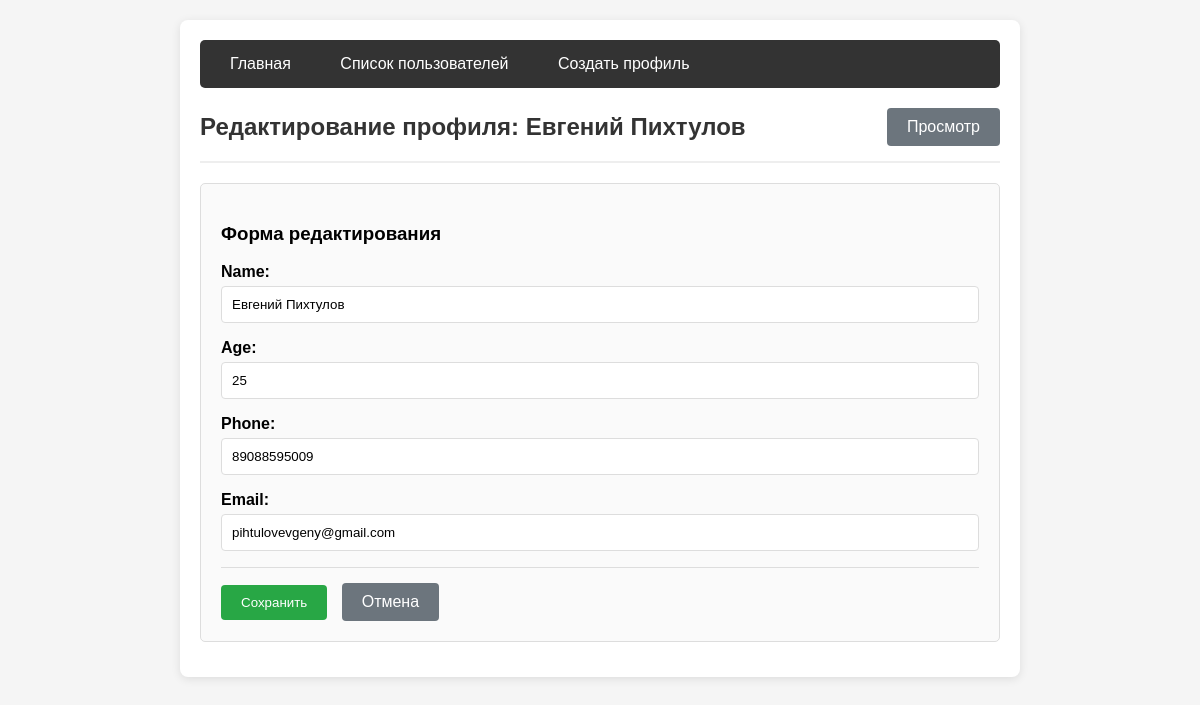
/edit_profile/1/, run on the app's committed database.
### main_app/models.py (models this page shows, shortened)
class User(models.Model):
    name = models.CharField(max_length=100)
    age = models.IntegerField()
    phone = models.CharField(max_length=20)
    email = models.EmailField()
    created_at = models.DateTimeField(auto_now_add=True)
    class Meta:
        ordering = ['-created_at']

### main_app/views.py (the view)
# urls.py: path('edit_profile/<int:user_id>/', views.edit_profile, name='edit_profile'),
def edit_profile(request, user_id):
    try:
        user = User.objects.get(id=user_id)
    except User.DoesNotExist:
        return HttpResponseNotFound('<h2>User profile with id={} not found</h2>'.format(user_id))
    if request.method == 'POST':
        form = UserForm(request.POST, instance=user)
        if form.is_valid():
            form.save()
            return redirect('user_profile', user_id=user_id)
        else:
            return redirect('user_profile', user_id=user_id)
    else:
        user_form = UserForm(instance=user)
        return render(request, 'edit_profile.html', {'user_form': user_form, 'user': user})

### main_app/forms.py
class UserForm(forms.ModelForm):
    class Meta:
        model = User
        fields = ['name', 'age', 'phone', 'email']

### main_app/templates/edit_profile.html (shortened to what this page needs)
{% extends "base.html" %}
{% block content %}
<div class="header">
    <h2>Редактирование профиля: {{ user.name }}</h2>
    <a href="{% url 'user_profile' user.id %}" class="btn btn-secondary">Просмотр</a>
</div>
<div class="user-card">
    <h3>Форма редактирования</h3>
    <form method="post">
        {{ user_form.as_p }}
        <div class="actions">
            <button type="submit" class="btn btn-success">Сохранить</button>
            <a href="{% url 'user_profile' user.id %}" class="btn btn-secondary">Отмена</a>
        </div>
    </form>
</div>
{% endblock %}

### main_app/templates/base.html (style rules this page uses)
body { font-family: Arial, sans-serif; margin: 0; padding: 20px; background-color: #f5f5f5; }
label { display: block; margin-bottom: 5px; font-weight: bold; }
input { width: 100%; padding: 10px; border: 1px solid #ddd; border-radius: 4px; box-sizing: border-box; }
.btn { background: #007bff; color: white; padding: 10px 20px; border: none; border-radius: 4px; cursor: pointer; text-decoration: none; display: inline-block; }
.btn-success { background: #28a745; }
.btn-secondary { background: #6c757d; }
.user-card { border: 1px solid #ddd; padding: 20px; margin-bottom: 15px; border-radius: 5px; background: #fafafa; }
.header { display: flex; justify-content: space-between; align-items: center; margin-bottom: 20px; padding-bottom: 15px; border-bottom: 2px solid #eee; }
.header h1, .header h2 { margin: 0; color: #333; }
.actions { margin-top: 15px; padding-top: 15px; border-top: 1px solid #ddd; }
.actions .btn { margin-right: 10px; }

### data on the page
User: name "Евгений Пихтулов", age "25", phone "89088595009", email "pihtulovevgeny@gmail.com"
